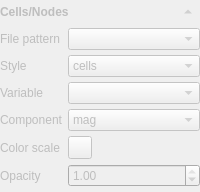
        <widget class="QWidget" name="widget_cells_nodes" native="true">
         <property name="enabled">
          <bool>false</bool>
         </property>
         <layout class="QGridLayout" name="gridLayout_2">
          <property name="leftMargin">
           <number>0</number>
          </property>
          <property name="topMargin">
           <number>0</number>
          </property>
          <property name="rightMargin">
           <number>0</number>
          </property>
          <property name="bottomMargin">
           <number>5</number>
          </property>
          <property name="spacing">
           <number>5</number>
          </property>
          <item row="0" column="2">
           <widget class="QToolButton" name="toolButton_cells_nodes_toggle">
            <property name="text">
             <string>...</string>
            </property>
            <property name="autoRaise">
             <bool>true</bool>
            </property>
            <property name="arrowType">
             <enum>Qt::UpArrow</enum>
            </property>
           </widget>
          </item>
          <item row="1" column="0" colspan="3">
           <widget class="QWidget" name="widget_cells_nodes_opts" native="true">
            <layout class="QGridLayout" name="gridLayout_8">
             <property name="leftMargin">
              <number>0</number>
             </property>
             <property name="topMargin">
              <number>0</number>
             </property>
             <property name="rightMargin">
              <number>0</number>
             </property>
             <property name="bottomMargin">
              <number>0</number>
             </property>
             <property name="spacing">
              <number>5</number>
             </property>
             <item row="1" column="0">
              <widget class="QLabel" name="label_30">
               <property name="text">
                <string>Style</string>
               </property>
              </widget>
             </item>
             <item row="4" column="0">
              <widget class="QLabel" name="label_5">
               <property name="text">
                <string>Color scale</string>
               </property>
              </widget>
             </item>
             <item row="5" column="0">
              <widget class="QLabel" name="label_6">
               <property name="text">
                <string>Opacity</string>
               </property>
              </widget>
             </item>
             <item row="3" column="0">
              <widget class="QLabel" name="label_4">
               <property name="text">
                <string>Component</string>
               </property>
              </widget>
             </item>
             <item row="2" column="0">
              <widget class="QLabel" name="label_3">
               <property name="text">
                <string>Variable</string>
               </property>
              </widget>
             </item>
             <item row="0" column="0">
              <widget class="QLabel" name="label_2">
               <property name="text">
                <string>File pattern</string>
               </property>
              </widget>
             </item>
             <item row="0" column="1">
              <widget class="ComboBox" name="comboBox_cells_file_pattern">
               <property name="sizePolicy">
                <sizepolicy hsizetype="Expanding" vsizetype="Fixed">
                 <horstretch>0</horstretch>
                 <verstretch>0</verstretch>
                </sizepolicy>
               </property>
              </widget>
             </item>
             <item row="1" column="1">
              <widget class="ComboBox" name="comboBox_cells_style">
               <item>
                <property name="text">
                 <string>cells</string>
                </property>
               </item>
               <item>
                <property name="text">
                 <string>nodes</string>
                </property>
               </item>
              </widget>
             </item>
             <item row="2" column="1">
              <widget class="ComboBox" name="comboBox_cells_variable"/>
             </item>
             <item row="3" column="1">
              <widget class="ComboBox" name="comboBox_cells_component">
               <item>
                <property name="text">
                 <string>mag</string>
                </property>
               </item>
               <item>
                <property name="text">
                 <string>x</string>
                </property>
               </item>
               <item>
                <property name="text">
                 <string>y</string>
                </property>
               </item>
               <item>
                <property name="text">
                 <string>z</string>
                </property>
               </item>
              </widget>
             </item>
             <item row="4" column="1">
              <widget class="QToolButton" name="toolButton_cells_color">
               <property name="text">
                <string/>
               </property>
               <property name="autoRaise">
                <bool>false</bool>
               </property>
              </widget>
             </item>
             <item row="5" column="1">
              <widget class="QDoubleSpinBox" name="doubleSpinBox_cells_opacity">
               <property name="maximum">
                <double>1.000000000000000</double>
               </property>
               <property name="singleStep">
                <double>0.100000000000000</double>
               </property>
               <property name="value">
                <double>1.000000000000000</double>
               </property>
              </widget>
             </item>
            </layout>
           </widget>
          </item>
          <item row="0" column="0" colspan="2">
           <widget class="QLabel" name="label">
            <property name="font">
             <font>
              <weight>75</weight>
              <bold>true</bold>
             </font>
            </property>
            <property name="text">
             <string>Cells/Nodes</string>
            </property>
           </widget>
          </item>
         </layout>
        </widget>
